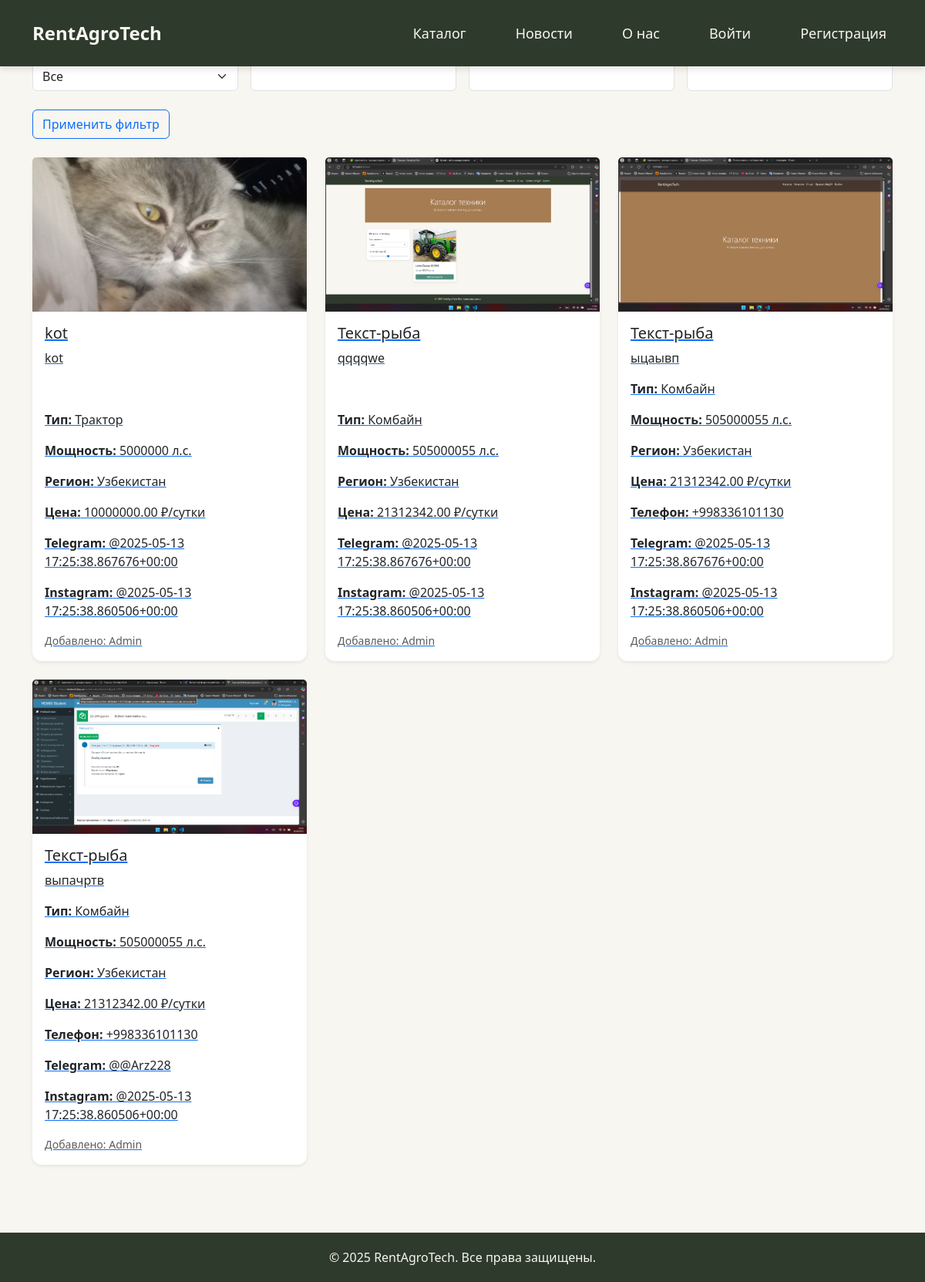
/listings/, run on the app's committed database.
### listings/models.py (models this page shows, shortened)
class Listing(models.Model):
    EQUIPMENT_TYPES = (
        ('tractor', 'Трактор'),
        ('combine', 'Комбайн'),
        ('seeder', 'Сеялка'),
        ('plow', 'Плуг'),
    )
    title = models.CharField(max_length=255, verbose_name="Заголовок")
    description = models.TextField(verbose_name="Описание")
    price = models.DecimalField(max_digits=10, decimal_places=2, verbose_name="Цена")
    owner = models.ForeignKey(CustomUser, on_delete=models.CASCADE, verbose_name="Владелец")
    created_at = models.DateTimeField(auto_now_add=True, verbose_name="Дата создания")
    updated_at = models.DateTimeField(auto_now=True, verbose_name="Дата последнего обновления")
    equipment_type = models.CharField(max_length=50, choices=EQUIPMENT_TYPES, verbose_name="Тип техники")
    power = models.IntegerField(verbose_name="Мощность (л.с.)", null=True, blank=True)
    region = models.CharField(max_length=100, verbose_name="Регион")
    image = models.ImageField(upload_to='equipment/', verbose_name="Фото", null=True, blank=True)
    phone_number = models.CharField(max_length=15, verbose_name="Номер телефона", blank=True, null=True)
    telegram_username = models.CharField(max_length=50, verbose_name="Telegram username", blank=True)
    instagram_username = models.CharField(max_length=50, verbose_name="Instagram username", blank=True)

### accounts/models.py (models this page shows, shortened)
class CustomUser(AbstractUser):
    ROLE_CHOICES = (
        ('owner', 'Арендодатель'),
        ('renter', 'Арендующий'),
    )
    role = models.CharField(max_length=10, choices=ROLE_CHOICES, default='renter')

### listings/views.py (the view)
# urls.py: path('', views.post_list, name='post_list'),  # Список объявлений
def post_list(request):
    listings = Listing.objects.all()
    type_filter = request.GET.get('type')
    brand_filter = request.GET.get('brand')
    max_price = request.GET.get('max_price')
    min_power = request.GET.get('min_power')
    if type_filter:
        listings = listings.filter(equipment_type__iexact=type_filter)
    if brand_filter:
        brand_filter = brand_filter.strip()
        if brand_filter:
            listings = listings.filter(brand__icontains=brand_filter)
    if max_price:
        try:
            listings = listings.filter(price__lte=int(max_price))
        except ValueError:
            pass
    if min_power:
        try:
            listings = listings.filter(power__gte=int(min_power))
        except ValueError:
            pass
    context = {
        'listings': listings,
    }
    return render(request, 'posts/post_list.html', context)

### listings/templates/posts/post_list.html (shortened to what this page needs)
{% extends 'base.html' %}
{% block content %}
<div class="container py-5">
    <form method="get" class="mb-4">
        <div class="row g-3">
            <div class="col-md-3">
                <label for="type" class="form-label">Тип техники</label>
                <select class="form-select" name="type" id="type">
                    <option value="">Все</option>
                </select>
            </div>
            <div class="col-md-3">
                <label for="brand" class="form-label">Марка</label>
                <input type="text" class="form-control" name="brand" id="brand" value="{{ request.GET.brand }}">
            </div>
            <div class="col-md-3">
                <label for="max_price" class="form-label">Цена до (₽)</label>
                <input type="number" class="form-control" name="max_price" id="max_price" value="{{ request.GET.max_price }}">
            </div>
            <div class="col-md-3">
                <label for="min_power" class="form-label">Мощность от (л.с.)</label>
                <input type="number" class="form-control" name="min_power" id="min_power" value="{{ request.GET.min_power }}">
            </div>
            <div class="col-md-12">
                <button type="submit" class="btn btn-outline-primary mt-2">Применить фильтр</button>
            </div>
        </div>
    </form>
    <div class="row g-4">
        {% for listing in listings %}
            <div class="col-md-4">
                <a href="{% url 'detail' listing.pk %}" class="card-link">
                    <div class="card h-100 shadow-sm">
                        {% if listing.image %}
                            <img src="{{ listing.image.url }}" class="card-img-top" alt="{{ listing.title }}" style="height: 200px; object-fit: cover;">
                        {% else %}
                            <img src="https://via.placeholder.com/150" class="card-img-top" alt="Нет фото">
                        {% endif %}
                        <div class="card-body d-flex flex-column">
                            <h5 class="card-title">{{ listing.title }}</h5>
                            <p class="card-text flex-grow-1">{{ listing.description|truncatechars:100 }}</p>
                            <p class="card-text"><strong>Тип:</strong> {{ listing.get_equipment_type_display }}</p>
                            <p class="card-text"><strong>Мощность:</strong> {{ listing.power }} л.с.</p>
                            <p class="card-text"><strong>Регион:</strong> {{ listing.region }}</p>
                            <p class="card-text"><strong>Цена:</strong> {{ listing.price }} ₽/сутки</p>
                            {% if listing.phone_number %}
                                <p class="card-text"><strong>Телефон:</strong> {{ listing.phone_number }}</p>
                            {% endif %}
                            {% if listing.telegram_username %}
                                <p class="card-text"><strong>Telegram:</strong> @{{ listing.telegram_username }}</p>
                            {% endif %}
                            {% if listing.instagram_username %}
                                <p class="card-text"><strong>Instagram:</strong> @{{ listing.instagram_username }}</p>
                            {% endif %}
                            <p class="card-text"><small class="text-muted">Добавлено: {{ listing.owner }}</small></p>
                        </div>
                    </div>
                </a>
            </div>
        {% empty %}
            <p>Нет объявлений.</p>
        {% endfor %}
    </div>
</div>
{% endblock %}

### templates/base.html (shortened to what this page needs)
{% load static %}
  <link href="https://cdn.jsdelivr.net/npm/bootstrap@5.3.3/dist/css/bootstrap.min.css" rel="stylesheet">
<body>
<nav class="navbar navbar-expand-lg fixed-top" style="background-color: #2E3A2C; box-shadow: 0 4px 8px #0000001a; padding: 20px 0;">
    <div class="container">
      <a href="{% url 'home' %}" class="navbar-brand nav-link" style="font-size: 24px; font-weight: bold;">RentAgroTech</a>
      <div class="collapse navbar-collapse" id="navbarNav">
        <ul class="navbar-nav ms-auto d-flex gap-5">
          <li class="nav-item"><a class="nav-link" href="{% url 'post_list' %}" style="font-size: 18px;">Каталог</a></li>
          <li class="nav-item"><a class="nav-link" href="{#}" style="font-size: 18px;">Новости</a></li>
          <li class="nav-item"><a class="nav-link"href="{% url 'about' %}" style="font-size: 18px;">О нас</a></li>
          {% if user.is_authenticated %}
            <li class="nav-item">
              <a class="nav-link" href="#" style="font-size: 18px;">Привет, {{ user.username }}</a>
            </li>
            {% if user.profile.is_landlord %}
              <li class="nav-item">
                <a class="nav-link" href="{% url 'create_post' %}" style="font-size: 18px;">Добавить пост</a>
              </li>
            {% endif %}
            <li class="nav-item">
              <a class="nav-link" href="{% url 'logout' %}" style="font-size: 18px;">Выйти</a>
            </li>
          {% else %}
            <li class="nav-item">
              <a class="nav-link" href="{% url 'login' %}" style="font-size: 18px;">Войти</a>
            </li>
            <li class="nav-item">
              <a class="nav-link" href="{% url 'register' %}" style="font-size: 18px;">Регистрация</a>
            </li>
          {% endif %}
        </ul>
      </div>
    </div>
  </nav>
  <main class="p-0 m-0">
    {% block content %}
    {% endblock %}
  </main>
  <footer>
    <div class="container">
      <p class="mb-0">© 2025 RentAgroTech. Все права защищены.</p>
    </div>
  </footer>
</body>

### templates/base.html (style rules this page uses)
body { background-color: #F8F6F0; color: #2E3A2C; }
.navbar { background-color: #2E3A2C; }
.navbar .nav-link, .navbar-brand { color: #F8F6F0 ; }
.card { background-color: #ffffff; border: none; border-radius: 12px; box-shadow: 0 4px 10px rgba(104, 228, 123, 0.1); }
footer { background-color: #2E3A2C; color: #F8F6F0; text-align: center; padding: 20px 0; margin-top: 40px; }

### data on the page
Listing: image (picture), title "kot", description "kot", equipment_type "Трактор", power "5000000", region "Узбекистан", price "10000000.00", telegram_username "2025-05-13 17:25:38.867676+00:00", instagram_username "2025-05-13 17:25:38.860506+00:00", owner "Admin"
Listing: image (picture), title "Текст-рыба", description "qqqqwe", equipment_type "Комбайн", power "505000055", region "Узбекистан", price "21312342.00", telegram_username "2025-05-13 17:25:38.867676+00:00", instagram_username "2025-05-13 17:25:38.860506+00:00", owner "Admin"
Listing: image (picture), title "Текст-рыба", description "ыцаывп", equipment_type "Комбайн", power "505000055", region "Узбекистан", price "21312342.00", phone_number "+998336101130", telegram_username "2025-05-13 17:25:38.867676+00:00", instagram_username "2025-05-13 17:25:38.860506+00:00", owner "Admin"
Listing: image (picture), title "Текст-рыба", description "выпачртв", equipment_type "Комбайн", power "505000055", region "Узбекистан", price "21312342.00", phone_number "+998336101130", telegram_username "@Arz228", instagram_username "2025-05-13 17:25:38.860506+00:00", owner "Admin"
